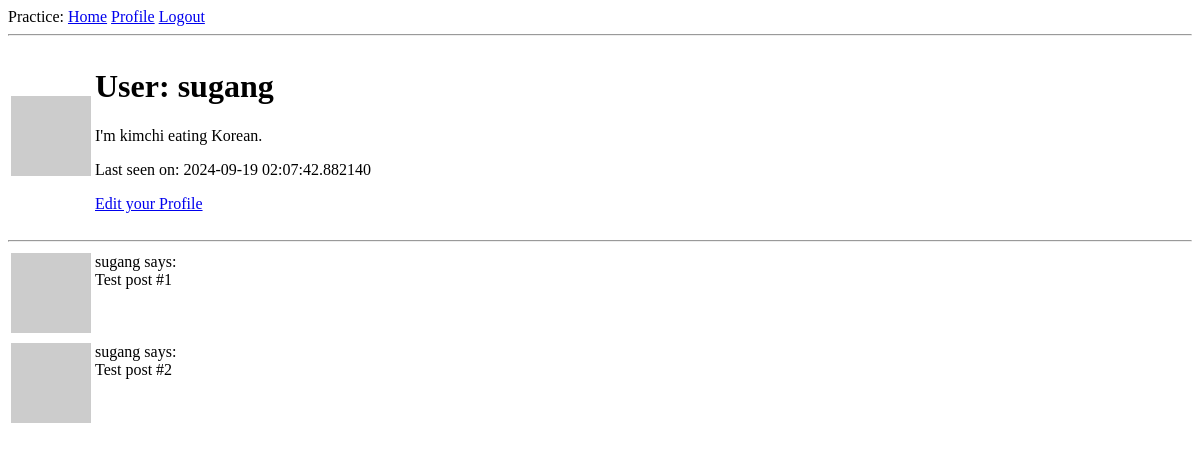
/user/sugang (signed in), run on an earlier commit of the app's database.
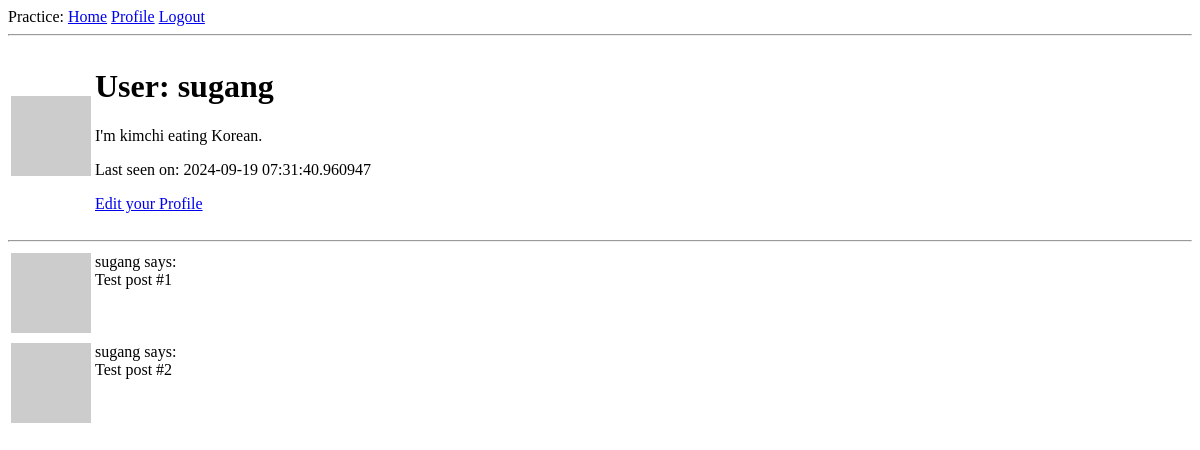
And on a later commit of the database.
### app/models.py (models this page shows, shortened)
class User(UserMixin, db.Model):
    id: so.Mapped[int] = so.mapped_column(primary_key=True)
    username: so.Mapped[str] = so.mapped_column(sa.String(64), index=True, unique=True)
    email: so.Mapped[str] = so.mapped_column(sa.String(120), index=True, unique=True)
    password_hash: so.Mapped[Optional[str]] = so.mapped_column(sa.String(256))
    about_me: so.Mapped[Optional[str]] = so.mapped_column(sa.String(140))
    last_seen: so.Mapped[Optional[datetime]] = so.mapped_column(
        default=lambda: datetime.now(timezone.utc)
    )
    def avatar(self, size):
        digest = md5(self.email.lower().encode("utf-8")).hexdigest()
        return f"https://www.gravatar.com/avatar/{digest}?d=identicon&s={size}"
    posts: so.WriteOnlyMapped["Post"] = so.relationship(back_populates="author")
    following: so.WriteOnlyMapped["User"] = so.relationship(
        secondary=followers,
        primaryjoin=(followers.c.follower_id == id),
        secondaryjoin=(followers.c.followed_id == id),
        back_populates="followers",
    )
    followers: so.WriteOnlyMapped["User"] = so.relationship(
        secondary=followers,
        primaryjoin=(followers.c.followed_id == id),
        secondaryjoin=(followers.c.follower_id == id),
        back_populates="following",
    )

### app/routes.py (the view)
@app.route("/user/<username>")
@login_required
def user(username):
    user = db.first_or_404(sa.select(User).where(User.username == username))
    posts = [
        {"author": user, "body": "Test post #1"},
        {"author": user, "body": "Test post #2"},
    ]
    form = EmptyForm()
    return render_template("user.html", user=user, posts=posts, form=form)

### app/models.py (called while the page is built)
@login.user_loader
def load_user(id):
    return db.session.get(User, int(id))

### app/routes.py (called while the page is built)
@app.before_request
def before_request():
    if current_user.is_authenticated:
        current_user.last_seen = datetime.now(timezone.utc)
        db.session.commit()

### app/templates/user.html (shortened to what this page needs)
{% extends "base.html" %}
{% block content %}
    <table>
        <tr vallign="top">
            <td>
                <img alt="kimchi" src="{{ user.avatar(128) }}">
            </td>
            <td>
                <h1>User: {{ user.username }}</h1>
                {% if user.about_me %}<p>{{ user.about_me }}</p>{% endif %}
                {% if user.last_seen %}<p>Last seen on: {{ user.last_seen }}</p>{% endif %}
                {% if user == current_user %}
                    <p>
                        <a href="{{ url_for("edit_profile") }}">Edit your Profile</a>
                    </p>
                {% endif %}
            </td>
        </tr>
    </table>
    <hr>
    {% for post in posts %}
        {% include "_post.html" %}
    {% endfor %}
{% endblock %}

### app/templates/base.html (shortened to what this page needs)
<!DOCTYPE html>
<html lang="en">
    <head>
    </head>
    <body>
        <div>
            Practice:
            <a href="{{ url_for("index") }}">Home</a>
            {% if current_user.is_anonymous %}
                <a href="{{ url_for("login") }}">Login</a>
            {% else %}
                <a href="{{ url_for("user", username=current_user.username) }}">Profile</a>
                <a href="{{ url_for("logout") }}">Logout</a>
            {% endif %}
        </div>
        <hr />
        {% block content %}{% endblock %}
    </body>
</html>

### app/templates/_post.html
<table>
    <tr valign="top">
        <td>
            <img alt="kimchi" src="{{ post.author.avatar(36) }}">
        </td>
        <td>
            {{ post.author.username }} says:
            <br>
            {{ post.body }}
        </td>
    </tr>
</table>

What changed in the data, as far as the page shows it:
changed User "sugang": last_seen "2024-09-19 02:07:42.882140" → "2024-09-19 07:31:40.960947"
